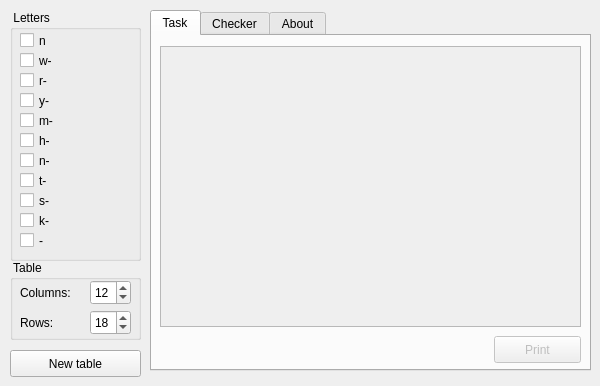
<?xml version="1.0" encoding="UTF-8"?>
<ui version="4.0">
 <class>WMain</class>
 <widget class="QMainWindow" name="WMain">
  <property name="geometry">
   <rect>
    <x>0</x>
    <y>0</y>
    <width>600</width>
    <height>386</height>
   </rect>
  </property>
  <property name="minimumSize">
   <size>
    <width>600</width>
    <height>386</height>
   </size>
  </property>
  <property name="maximumSize">
   <size>
    <width>600</width>
    <height>386</height>
   </size>
  </property>
  <property name="windowTitle">
   <string>Hiragana Tables</string>
  </property>
  <widget class="QWidget" name="centralWidget">
   <widget class="QGroupBox" name="gb_columns">
    <property name="geometry">
     <rect>
      <x>10</x>
      <y>10</y>
      <width>131</width>
      <height>251</height>
     </rect>
    </property>
    <property name="title">
     <string> Letters </string>
    </property>
    <widget class="QCheckBox" name="cb_10">
     <property name="geometry">
      <rect>
       <x>10</x>
       <y>20</y>
       <width>111</width>
       <height>21</height>
      </rect>
     </property>
     <property name="text">
      <string>n</string>
     </property>
     <property name="checked">
      <bool>false</bool>
     </property>
    </widget>
    <widget class="QCheckBox" name="cb_9">
     <property name="geometry">
      <rect>
       <x>10</x>
       <y>40</y>
       <width>111</width>
       <height>21</height>
      </rect>
     </property>
     <property name="text">
      <string>w-</string>
     </property>
     <property name="checked">
      <bool>false</bool>
     </property>
    </widget>
    <widget class="QCheckBox" name="cb_8">
     <property name="geometry">
      <rect>
       <x>10</x>
       <y>60</y>
       <width>111</width>
       <height>21</height>
      </rect>
     </property>
     <property name="text">
      <string>r-</string>
     </property>
     <property name="checked">
      <bool>false</bool>
     </property>
    </widget>
    <widget class="QCheckBox" name="cb_7">
     <property name="geometry">
      <rect>
       <x>10</x>
       <y>80</y>
       <width>111</width>
       <height>21</height>
      </rect>
     </property>
     <property name="text">
      <string>y-</string>
     </property>
     <property name="checked">
      <bool>false</bool>
     </property>
    </widget>
    <widget class="QCheckBox" name="cb_6">
     <property name="geometry">
      <rect>
       <x>10</x>
       <y>100</y>
       <width>111</width>
       <height>21</height>
      </rect>
     </property>
     <property name="text">
      <string>m-</string>
     </property>
     <property name="checked">
      <bool>false</bool>
     </property>
    </widget>
    <widget class="QCheckBox" name="cb_5">
     <property name="geometry">
      <rect>
       <x>10</x>
       <y>120</y>
       <width>111</width>
       <height>21</height>
      </rect>
     </property>
     <property name="text">
      <string>h-</string>
     </property>
     <property name="checked">
      <bool>false</bool>
     </property>
    </widget>
    <widget class="QCheckBox" name="cb_4">
     <property name="geometry">
      <rect>
       <x>10</x>
       <y>140</y>
       <width>111</width>
       <height>21</height>
      </rect>
     </property>
     <property name="text">
      <string>n-</string>
     </property>
     <property name="checked">
      <bool>false</bool>
     </property>
    </widget>
    <widget class="QCheckBox" name="cb_3">
     <property name="geometry">
      <rect>
       <x>10</x>
       <y>160</y>
       <width>111</width>
       <height>21</height>
      </rect>
     </property>
     <property name="text">
      <string>t-</string>
     </property>
     <property name="checked">
      <bool>false</bool>
     </property>
    </widget>
    <widget class="QCheckBox" name="cb_2">
     <property name="geometry">
      <rect>
       <x>10</x>
       <y>180</y>
       <width>111</width>
       <height>21</height>
      </rect>
     </property>
     <property name="text">
      <string>s-</string>
     </property>
     <property name="checked">
      <bool>false</bool>
     </property>
    </widget>
    <widget class="QCheckBox" name="cb_1">
     <property name="geometry">
      <rect>
       <x>10</x>
       <y>200</y>
       <width>111</width>
       <height>21</height>
      </rect>
     </property>
     <property name="text">
      <string>k-</string>
     </property>
     <property name="checked">
      <bool>false</bool>
     </property>
    </widget>
    <widget class="QCheckBox" name="cb_0">
     <property name="geometry">
      <rect>
       <x>10</x>
       <y>220</y>
       <width>111</width>
       <height>21</height>
      </rect>
     </property>
     <property name="text">
      <string>-</string>
     </property>
     <property name="checked">
      <bool>false</bool>
     </property>
    </widget>
   </widget>
   <widget class="QGroupBox" name="gb_table">
    <property name="geometry">
     <rect>
      <x>10</x>
      <y>260</y>
      <width>131</width>
      <height>80</height>
     </rect>
    </property>
    <property name="title">
     <string> Table </string>
    </property>
    <widget class="QSpinBox" name="sb_columns">
     <property name="geometry">
      <rect>
       <x>80</x>
       <y>20</y>
       <width>41</width>
       <height>25</height>
      </rect>
     </property>
     <property name="minimum">
      <number>1</number>
     </property>
     <property name="maximum">
      <number>20</number>
     </property>
     <property name="value">
      <number>12</number>
     </property>
    </widget>
    <widget class="QSpinBox" name="sb_rows">
     <property name="geometry">
      <rect>
       <x>80</x>
       <y>50</y>
       <width>41</width>
       <height>25</height>
      </rect>
     </property>
     <property name="minimum">
      <number>1</number>
     </property>
     <property name="maximum">
      <number>20</number>
     </property>
     <property name="value">
      <number>18</number>
     </property>
    </widget>
    <widget class="QLabel" name="l_columns">
     <property name="geometry">
      <rect>
       <x>10</x>
       <y>20</y>
       <width>61</width>
       <height>25</height>
      </rect>
     </property>
     <property name="text">
      <string>Columns:</string>
     </property>
    </widget>
    <widget class="QLabel" name="l_rows">
     <property name="geometry">
      <rect>
       <x>10</x>
       <y>50</y>
       <width>61</width>
       <height>25</height>
      </rect>
     </property>
     <property name="text">
      <string>Rows:</string>
     </property>
    </widget>
   </widget>
   <widget class="QPushButton" name="b_generate">
    <property name="geometry">
     <rect>
      <x>10</x>
      <y>350</y>
      <width>131</width>
      <height>27</height>
     </rect>
    </property>
    <property name="text">
     <string>New table</string>
    </property>
   </widget>
   <widget class="QTabWidget" name="t_tables">
    <property name="enabled">
     <bool>true</bool>
    </property>
    <property name="geometry">
     <rect>
      <x>150</x>
      <y>10</y>
      <width>441</width>
      <height>361</height>
     </rect>
    </property>
    <property name="currentIndex">
     <number>0</number>
    </property>
    <widget class="QWidget" name="t_task">
     <property name="enabled">
      <bool>false</bool>
     </property>
     <attribute name="title">
      <string>Task</string>
     </attribute>
     <widget class="QScrollArea" name="sa_task">
      <property name="geometry">
       <rect>
        <x>8</x>
        <y>10</y>
        <width>421</width>
        <height>281</height>
       </rect>
      </property>
      <property name="widgetResizable">
       <bool>true</bool>
      </property>
      <widget class="QWidget" name="scrollAreaWidgetContents">
       <property name="geometry">
        <rect>
         <x>0</x>
         <y>0</y>
         <width>419</width>
         <height>279</height>
        </rect>
       </property>
      </widget>
     </widget>
     <widget class="QPushButton" name="b_task_print">
      <property name="geometry">
       <rect>
        <x>342</x>
        <y>300</y>
        <width>87</width>
        <height>27</height>
       </rect>
      </property>
      <property name="text">
       <string>Print</string>
      </property>
     </widget>
    </widget>
    <widget class="QWidget" name="t_checker">
     <property name="enabled">
      <bool>false</bool>
     </property>
     <attribute name="title">
      <string>Checker</string>
     </attribute>
     <widget class="QScrollArea" name="sa_checker">
      <property name="geometry">
       <rect>
        <x>8</x>
        <y>10</y>
        <width>421</width>
        <height>281</height>
       </rect>
      </property>
      <property name="widgetResizable">
       <bool>true</bool>
      </property>
      <widget class="QWidget" name="scrollAreaWidgetContents_2">
       <property name="geometry">
        <rect>
         <x>0</x>
         <y>0</y>
         <width>419</width>
         <height>279</height>
        </rect>
       </property>
      </widget>
     </widget>
     <widget class="QPushButton" name="b_checker_print">
      <property name="geometry">
       <rect>
        <x>342</x>
        <y>300</y>
        <width>87</width>
        <height>27</height>
       </rect>
      </property>
      <property name="text">
       <string>Print</string>
      </property>
     </widget>
    </widget>
    <widget class="QWidget" name="t_about">
     <attribute name="title">
      <string>About</string>
     </attribute>
     <widget class="QLabel" name="l_about">
      <property name="geometry">
       <rect>
        <x>10</x>
        <y>10</y>
        <width>421</width>
        <height>311</height>
       </rect>
      </property>
      <property name="text">
       <string>&lt;html&gt;

&lt;p&gt;&lt;b&gt;Hiragana Tables&lt;/b&gt;. &lt;i&gt;Version:&lt;/i&gt; 0.1.&lt;/p&gt;

&lt;p&gt;Hiragana Tables is small, tiny and helpful program for those, who have just began study Japanese and need to learn Hiragana. By this program it's possible to simple generate and print tables with hiragana letters for training.&lt;/p&gt;

&lt;p&gt;If you find any bug, please share information with developer &lt;a href=&quot;https://github.com/Melkogotto/JapanTables/issues&quot;&gt;on GitHub site&lt;/a&gt;.&lt;/p&gt;

&lt;p&gt;Hiragana Tables is part of &lt;b&gt;Japan Tables&lt;/b&gt; project, which is OpenSource and licensed under GNU GPL v2. You can find source code also &lt;a href=&quot;https://github.com/Melkogotto/JapanTables&quot;&gt;on GitHub site&lt;/a&gt;.&lt;/p&gt;
&lt;/html&gt;</string>
      </property>
      <property name="wordWrap">
       <bool>true</bool>
      </property>
     </widget>
    </widget>
   </widget>
  </widget>
 </widget>
 <layoutdefault spacing="6" margin="11"/>
 <resources/>
 <connections>
  <connection>
   <sender>b_generate</sender>
   <signal>clicked()</signal>
   <receiver>WMain</receiver>
   <slot>generateTables()</slot>
   <hints>
    <hint type="sourcelabel">
     <x>124</x>
     <y>370</y>
    </hint>
    <hint type="destinationlabel">
     <x>8</x>
     <y>330</y>
    </hint>
   </hints>
  </connection>
  <connection>
   <sender>b_task_print</sender>
   <signal>clicked()</signal>
   <receiver>WMain</receiver>
   <slot>printTable()</slot>
   <hints>
    <hint type="sourcelabel">
     <x>505</x>
     <y>353</y>
    </hint>
    <hint type="destinationlabel">
     <x>505</x>
     <y>376</y>
    </hint>
   </hints>
  </connection>
  <connection>
   <sender>b_checker_print</sender>
   <signal>clicked()</signal>
   <receiver>WMain</receiver>
   <slot>printChecker()</slot>
   <hints>
    <hint type="sourcelabel">
     <x>533</x>
     <y>352</y>
    </hint>
    <hint type="destinationlabel">
     <x>468</x>
     <y>383</y>
    </hint>
   </hints>
  </connection>
 </connections>
 <slots>
  <slot>generateTables()</slot>
  <slot>printTable()</slot>
  <slot>printChecker()</slot>
 </slots>
</ui>
